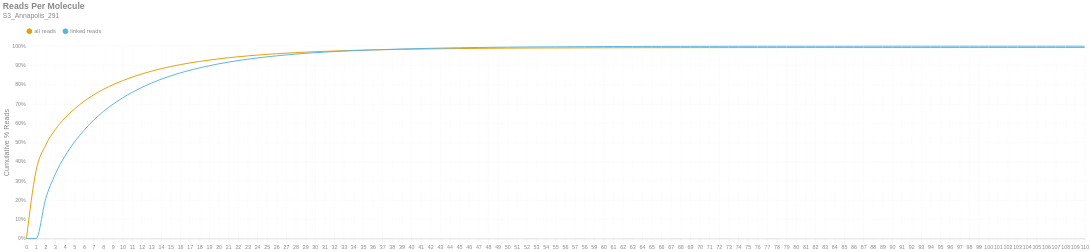

Notebook source saved alongside this figure:
### Markdown cell above
### Reads per Molecule
This chart shows the cumulative distribution of the number of reads per linked molecule. That is, how many alignments are associated with a unique molecule. This excludes the number of reads associated with invalid or absent linked-read barcodes. The `linked` histogram is the percentages recalculated when disregarding singletons.

### Code cell
if SKIPLR:
    print_html(f"Skipped")
else:
    counts = np.bincount(valids['reads'].cast(pl.Int64).to_numpy())
    weighted = counts * np.arange(len(counts))
    all_perc = weighted / n_reads
    linked_perc = weighted / n_linked_reads
    linked_perc[1] = 0
    binned_df = pl.DataFrame({
        'readsper': list(range(len(counts))),
        'all reads (cumsum)': np.cumsum(all_perc).tolist(),
        'linked reads (cumsum)': np.cumsum(linked_perc).tolist(),
    })

    with SafeRender(binned_df):
        (
            density_plot(binned_df, 'Reads Per Molecule', samplename, 'readspmol')
            .encode(
                x=alt.X('readsper:O', title=None).axis(labelAngle=0).scale(padding=0),
                y=alt.Y('value:Q', title='Cumulative % Reads').axis(format='%').stack(False),
                color=alt.Color("key:N").scale(domain=["all reads", "linked reads"]),
                tooltip=[
                    alt.Tooltip("key:N", title="Data Type"),
                    alt.Tooltip("readsper:O", title="Reads Per Molecule"),
                    alt.Tooltip("value:Q", format=".2%", title="% Reads (Cum.)")
                ]            
            )
        ).display()

### Figure 1 — Vega-Lite specification as saved in the notebook (floating-point values rounded to 4 significant figures)
{"width": "container", "height": 400, "config": {"title": {"anchor": "start", "dy": -15, "fontSize": 18, "color": "#888888", "subtitleColor": "#888888", "subtitleFontSize": 14}, "arc": {"fill": "#0072B2"}, "axis": {"domainColor": "#888888", "domainWidth": 0.5, "gridWidth": 0.2, "grid": false, "titleFontWeight": 400, "titleFontSize": 15, "labelFontSize": 11, "labelColor": "#888888", "tickColor": "#888888", "tickWidth": 0.2, "titleColor": "#888888"}, "axisBand": {"grid": false}, "axisX": {"grid": true, "tickSize": 10, "domainCap": "round"}, "axisY": {"domain": false, "grid": true, "tickSize": 0, "domainCap": "round"}, "background": "transparent", "header": {"labelFontSize": 15, "labelColor": "#888888", "titleFontSize": 15, "titleFontWeight": 600, "titleColor": "#888888"}, "legend": {"labelFont": "sans-serif", "labelFontSize": 12, "labelColor": "#888888", "symbolSize": 100, "symbolType": "circle", "titleFontSize": 12, "titlePadding": 10, "titleColor": "#888888", "title": null, "orient": "top"}, "range": {"category": ["#E69F00", "#56B4E9", "#009E73", "#F0E442", "#0072B2", "#D55E00", "#CC79A7", "#000000"], "diverging": ["#cfe8f3", "#a2d4ec", "#73bfe2", "#46abdb", "#1696d2", "#12719e"]}, "area": {"fill": "#0072B2", "fillOpacity": 0.7, "line": true, "strokeOpacity": 0.7}, "line": {"color": "#0072B2", "stroke": "#0072B2", "strokeWidth": 2}, "trail": {"color": "#0072B2", "stroke": "#0072B2", "strokeWidth": 0, "size": 1}, "point": {"filled": true, "fillOpacity": 1.0, "size": 95}, "text": {"color": "#888888", "fontSize": 11, "align": "right", "fontWeight": 400, "size": 11}, "bar": {"fill": "#0072B2", "stroke": null}, "view": {"stroke": null, "continuousWidth": 660, "continuousHeight": 400}}, "data": {"name": "data-40d16818c9b9c49574786a770bf4de84"}, "mark": {"type": "line", "interpolate": "monotone", "point": {"opacity": 0, "size": 275}}, "encoding": {"color": {"field": "key", "scale": {"domain": ["all reads", "linked reads"]}, "type": "nominal"}, "tooltip": [{"field": "key", "title": "Data Type", "type": "nominal"}, {"field": "readsper", "title": "Reads Per Molecule", "type": "ordinal"}, {"field": "value", "format": ".2%", "title": "% Reads (Cum.)", "type": "quantitative"}], "x": {"axis": {"labelAngle": 0}, "field": "readsper", "scale": {"padding": 0}, "title": null, "type": "ordinal"}, "y": {"axis": {"format": "%"}, "field": "value", "stack": false, "title": "Cumulative % Reads", "type": "quantitative"}}, "params": [{"name": "param_c36ac31b6afebe62", "select": {"type": "point", "fields": ["key"]}, "bind": "legend"}], "title": {"text": "Reads Per Molecule", "subtitle": "S3_Annapolis_291"}, "transform": [{"fold": ["all reads (cumsum)", "linked reads (cumsum)"]}, {"calculate": "replace(datum.key, ' (cumsum)', '')", "as": "key"}, {"filter": {"param": "param_c36ac31b6afebe62"}}], "usermeta": {"embedOptions": {"downloadFileName": "S3_Annapolis_291.readspmol"}}, "$schema": "https://vega.github.io/schema/vega-lite/v6.1.0.json", "datasets": {"data-40d16818c9b9c49574786a770bf4de84": [{"readsper": 0, "all reads (cumsum)": 0.0, "linked reads (cumsum)": 0.0}, {"readsper": 1, "all reads (cumsum)": 0.3526, "linked reads (cumsum)": 0.0}, {"readsper": 2, "all reads (cumsum)": 0.4853, "linked reads (cumsum)": 0.2073}, {"readsper": 3, "all reads (cumsum)": 0.567, "linked reads (cumsum)": 0.3349}, {"readsper": 4, "all reads (cumsum)": 0.6269, "linked reads (cumsum)": 0.4284}, {"readsper": 5, "all reads (cumsum)": 0.6744, "linked reads (cumsum)": 0.5026}, {"readsper": 6, "all reads (cumsum)": 0.7138, "linked reads (cumsum)": 0.5641}, {"readsper": 7, "all reads (cumsum)": 0.7473, "linked reads (cumsum)": 0.6164}, {"readsper": 8, "all reads (cumsum)": 0.7756, "linked reads (cumsum)": 0.6607}, {"readsper": 9, "all reads (cumsum)": 0.7999, "linked reads (cumsum)": 0.6985}, {"readsper": 10, "all reads (cumsum)": 0.8209, "linked reads (cumsum)": 0.7314}, {"readsper": 11, "all reads (cumsum)": 0.8395, "linked reads (cumsum)": 0.7604}, {"readsper": 12, "all reads (cumsum)": 0.8557, "linked reads (cumsum)": 0.7858}, {"readsper": 13, "all reads (cumsum)": 0.8701, "linked reads (cumsum)": 0.8082}, {"readsper": 14, "all reads (cumsum)": 0.883, "linked reads (cumsum)": 0.8284}, {"readsper": 15, "all reads (cumsum)": 0.8942, "linked reads (cumsum)": 0.8459}, {"readsper": 16, "all reads (cumsum)": 0.9041, "linked reads (cumsum)": 0.8613}, {"readsper": 17, "all reads (cumsum)": 0.913, "linked reads (cumsum)": 0.8752}, {"readsper": 18, "all reads (cumsum)": 0.9209, "linked reads (cumsum)": 0.8875}, {"readsper": 19, "all reads (cumsum)": 0.9277, "linked reads (cumsum)": 0.8981}, {"readsper": 20, "all reads (cumsum)": 0.9342, "linked reads (cumsum)": 0.9084}, {"readsper": 21, "all reads (cumsum)": 0.9398, "linked reads (cumsum)": 0.9171}, {"readsper": 22, "all reads (cumsum)": 0.945, "linked reads (cumsum)": 0.9251}, {"readsper": 23, "all reads (cumsum)": 0.9495, "linked reads (cumsum)": 0.9322}, {"readsper": 24, "all reads (cumsum)": 0.9537, "linked reads (cumsum)": 0.9387}, {"readsper": 25, "all reads (cumsum)": 0.9574, "linked reads (cumsum)": 0.9446}, {"readsper": 26, "all reads (cumsum)": 0.9608, "linked reads (cumsum)": 0.9498}, {"readsper": 27, "all reads (cumsum)": 0.9637, "linked reads (cumsum)": 0.9544}, {"readsper": 28, "all reads (cumsum)": 0.9665, "linked reads (cumsum)": 0.9588}, {"readsper": 29, "all reads (cumsum)": 0.969, "linked reads (cumsum)": 0.9627}, {"readsper": 30, "all reads (cumsum)": 0.9712, "linked reads (cumsum)": 0.9661}, {"readsper": 31, "all reads (cumsum)": 0.9732, "linked reads (cumsum)": 0.9692}, {"readsper": 32, "all reads (cumsum)": 0.975, "linked reads (cumsum)": 0.9721}, {"readsper": 33, "all reads (cumsum)": 0.9765, "linked reads (cumsum)": 0.9744}, {"readsper": 34, "all reads (cumsum)": 0.978, "linked reads (cumsum)": 0.9768}, {"readsper": 35, "all reads (cumsum)": 0.9792, "linked reads (cumsum)": 0.9787}, {"readsper": 36, "all reads (cumsum)": 0.9805, "linked reads (cumsum)": 0.9806}, {"readsper": 37, "all reads (cumsum)": 0.9815, "linked reads (cumsum)": 0.9822}, {"readsper": 38, "all reads (cumsum)": 0.9826, "linked reads (cumsum)": 0.9838}, {"readsper": 39, "all reads (cumsum)": 0.9835, "linked reads (cumsum)": 0.9852}, {"readsper": 40, "all reads (cumsum)": 0.9843, "linked reads (cumsum)": 0.9865}, {"readsper": 41, "all reads (cumsum)": 0.9851, "linked reads (cumsum)": 0.9878}, {"readsper": 42, "all reads (cumsum)": 0.9857, "linked reads (cumsum)": 0.9888}, {"readsper": 43, "all reads (cumsum)": 0.9864, "linked reads (cumsum)": 0.9898}, {"readsper": 44, "all reads (cumsum)": 0.9871, "linked reads (cumsum)": 0.9909}, {"readsper": 45, "all reads (cumsum)": 0.9876, "linked reads (cumsum)": 0.9917}, {"readsper": 46, "all reads (cumsum)": 0.9881, "linked reads (cumsum)": 0.9925}, {"readsper": 47, "all reads (cumsum)": 0.9885, "linked reads (cumsum)": 0.9932}, {"readsper": 48, "all reads (cumsum)": 0.989, "linked reads (cumsum)": 0.9939}, {"readsper": 49, "all reads (cumsum)": 0.9893, "linked reads (cumsum)": 0.9944}, {"readsper": 50, "all reads (cumsum)": 0.9897, "linked reads (cumsum)": 0.995}, {"readsper": 51, "all reads (cumsum)": 0.99, "linked reads (cumsum)": 0.9955}, {"readsper": 52, "all reads (cumsum)": 0.9902, "linked reads (cumsum)": 0.9958}, {"readsper": 53, "all reads (cumsum)": 0.9905, "linked reads (cumsum)": 0.9962}, {"readsper": 54, "all reads (cumsum)": 0.9907, "linked reads (cumsum)": 0.9965}, {"readsper": 55, "all reads (cumsum)": 0.9908, "linked reads (cumsum)": 0.9968}, {"readsper": 56, "all reads (cumsum)": 0.991, "linked reads (cumsum)": 0.997}, {"readsper": 57, "all reads (cumsum)": 0.9912, "linked reads (cumsum)": 0.9973}, {"readsper": 58, "all reads (cumsum)": 0.9913, "linked reads (cumsum)": 0.9975}, {"readsper": 59, "all reads (cumsum)": 0.9915, "linked reads (cumsum)": 0.9978}, {"readsper": 60, "all reads (cumsum)": 0.9916, "linked reads (cumsum)": 0.998}, {"readsper": 61, "all reads (cumsum)": 0.9918, "linked reads (cumsum)": 0.9983}, {"readsper": 62, "all reads (cumsum)": 0.9919, "linked reads (cumsum)": 0.9984}, {"readsper": 63, "all reads (cumsum)": 0.992, "linked reads (cumsum)": 0.9985}, {"readsper": 64, "all reads (cumsum)": 0.9921, "linked reads (cumsum)": 0.9987}, {"readsper": 65, "all reads (cumsum)": 0.9921, "linked reads (cumsum)": 0.9988}, {"readsper": 66, "all reads (cumsum)": 0.9922, "linked reads (cumsum)": 0.9989}, {"readsper": 67, "all reads (cumsum)": 0.9923, "linked reads (cumsum)": 0.999}, {"readsper": 68, "all reads (cumsum)": 0.9923, "linked reads (cumsum)": 0.9991}, {"readsper": 69, "all reads (cumsum)": 0.9924, "linked reads (cumsum)": 0.9992}, {"readsper": 70, "all reads (cumsum)": 0.9924, "linked reads (cumsum)": 0.9993}, {"readsper": 71, "all reads (cumsum)": 0.9925, "linked reads (cumsum)": 0.9993}, {"readsper": 72, "all reads (cumsum)": 0.9925, "linked reads (cumsum)": 0.9994}, {"readsper": 73, "all reads (cumsum)": 0.9926, "linked reads (cumsum)": 0.9995}, {"readsper": 74, "all reads (cumsum)": 0.9926, "linked reads (cumsum)": 0.9996}, {"readsper": 75, "all reads (cumsum)": 0.9927, "linked reads (cumsum)": 0.9996}, {"readsper": 76, "all reads (cumsum)": 0.9927, "linked reads (cumsum)": 0.9996}, {"readsper": 77, "all reads (cumsum)": 0.9927, "linked reads (cumsum)": 0.9997}, {"readsper": 78, "all reads (cumsum)": 0.9927, "linked reads (cumsum)": 0.9997}, {"readsper": 79, "all reads (cumsum)": 0.9927, "linked reads (cumsum)": 0.9997}, {"readsper": 80, "all reads (cumsum)": 0.9927, "linked reads (cumsum)": 0.9997}, {"readsper": 81, "all reads (cumsum)": 0.9927, "linked reads (cumsum)": 0.9997}, {"readsper": 82, "all reads (cumsum)": 0.9927, "linked reads (cumsum)": 0.9997}, {"readsper": 83, "all reads (cumsum)": 0.9928, "linked reads (cumsum)": 0.9998}, {"readsper": 84, "all reads (cumsum)": 0.9928, "linked reads (cumsum)": 0.9998}, {"readsper": 85, "all reads (cumsum)": 0.9928, "linked reads (cumsum)": 0.9998}, {"readsper": 86, "all reads (cumsum)": 0.9928, "linked reads (cumsum)": 0.9998}, {"readsper": 87, "all reads (cumsum)": 0.9928, "linked reads (cumsum)": 0.9998}, {"readsper": 88, "all reads (cumsum)": 0.9928, "linked reads (cumsum)": 0.9999}, {"readsper": 89, "all reads (cumsum)": 0.9928, "linked reads (cumsum)": 0.9999}, {"readsper": 90, "all reads (cumsum)": 0.9928, "linked reads (cumsum)": 0.9999}, {"readsper": 91, "all reads (cumsum)": 0.9928, "linked reads (cumsum)": 0.9999}, {"readsper": 92, "all reads (cumsum)": 0.9928, "linked reads (cumsum)": 0.9999}, {"readsper": 93, "all reads (cumsum)": 0.9929, "linked reads (cumsum)": 0.9999}, {"readsper": 94, "all reads (cumsum)": 0.9929, "linked reads (cumsum)": 0.9999}, {"readsper": 95, "all reads (cumsum)": 0.9929, "linked reads (cumsum)": 0.9999}, {"readsper": 96, "all reads (cumsum)": 0.9929, "linked reads (cumsum)": 1.0}, {"readsper": 97, "all reads (cumsum)": 0.9929, "linked reads (cumsum)": 1.0}, {"readsper": 98, "all reads (cumsum)": 0.9929, "linked reads (cumsum)": 1.0}, {"readsper": 99, "all reads (cumsum)": 0.9929, "linked reads (cumsum)": 1.0}, {"readsper": 100, "all reads (cumsum)": 0.9929, "linked reads (cumsum)": 1.0}, {"readsper": 101, "all reads (cumsum)": 0.9929, "linked reads (cumsum)": 1.0}, {"readsper": 102, "all reads (cumsum)": 0.9929, "linked reads (cumsum)": 1.0}, {"readsper": 103, "all reads (cumsum)": 0.9929, "linked reads (cumsum)": 1.0}, {"readsper": 104, "all reads (cumsum)": 0.9929, "linked reads (cumsum)": 1.0}, {"readsper": 105, "all reads (cumsum)": 0.9929, "linked reads (cumsum)": 1.0}, {"readsper": 106, "all reads (cumsum)": 0.9929, "linked reads (cumsum)": 1.0}, {"readsper": 107, "all reads (cumsum)": 0.9929, "linked reads (cumsum)": 1.0}, {"readsper": 108, "all reads (cumsum)": 0.9929, "linked reads (cumsum)": 1.0}, {"readsper": 109, "all reads (cumsum)": 0.9929, "linked reads (cumsum)": 1.0}, {"readsper": 110, "all reads (cumsum)": 0.9929, "linked reads (cumsum)": 1.0}]}}
